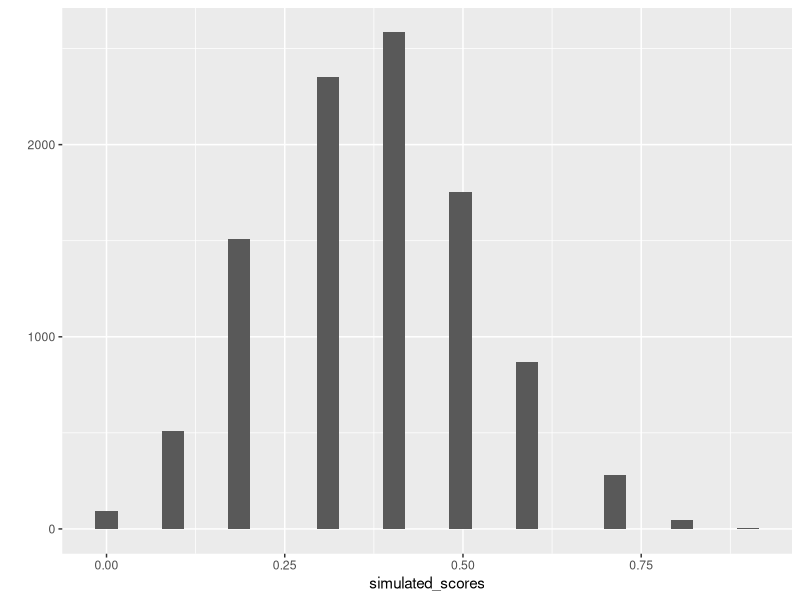
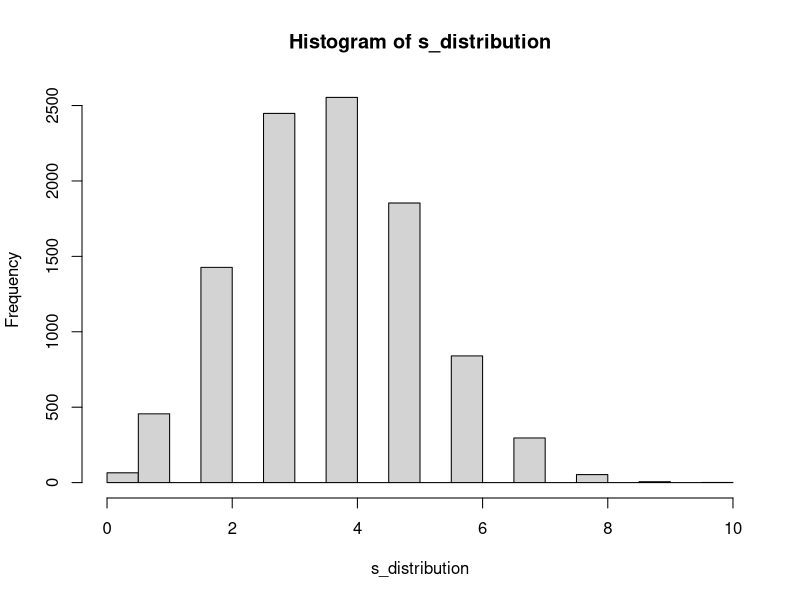

These figures' R source, in order:
## ---- chunk 1
knitr::opts_chunk$set(echo = TRUE)
## ---- chunk 2
binom.test(x = 30,
           n = 50,
           p = .5)


## ---- chunk 3
binom.test(x = 165,
           n = 300,
           p = .5,
           alternative="greater")
## ---- chunk 4
rbinom(n = rep(1,10), size = 1, prob = c(.5,.5,.5,.5,.5,.25,.25,.25,.25,.25))

simulated_test <- replicate(10000, rbinom(n = rep(1,10), size = 1, prob = c(.5,.5,.5,.5,.5,.25,.25,.25,.25,.25)) )

simulated_scores <- colSums(simulated_test)/10

library(ggplot2)

qplot(simulated_scores)+
  geom_histogram()

length(simulated_scores[simulated_scores > .75])/10000

sum(rbinom(n = rep(1,10), size = 1, prob = c(.5,.5,.5,.5,.5,.25,.25,.25,.25,.25)))

s_distribution <- replicate(10000,sum(rbinom(n = rep(1,10), size = 1, prob = c(.5,.5,.5,.5,.5,.25,.25,.25,.25,.25))) )

hist(s_distribution)
           
## ---- chunk 5
s_distribution[s_distribution >= 8]

length(s_distribution[s_distribution >= 8])

length(s_distribution[s_distribution >= 8])/10000
